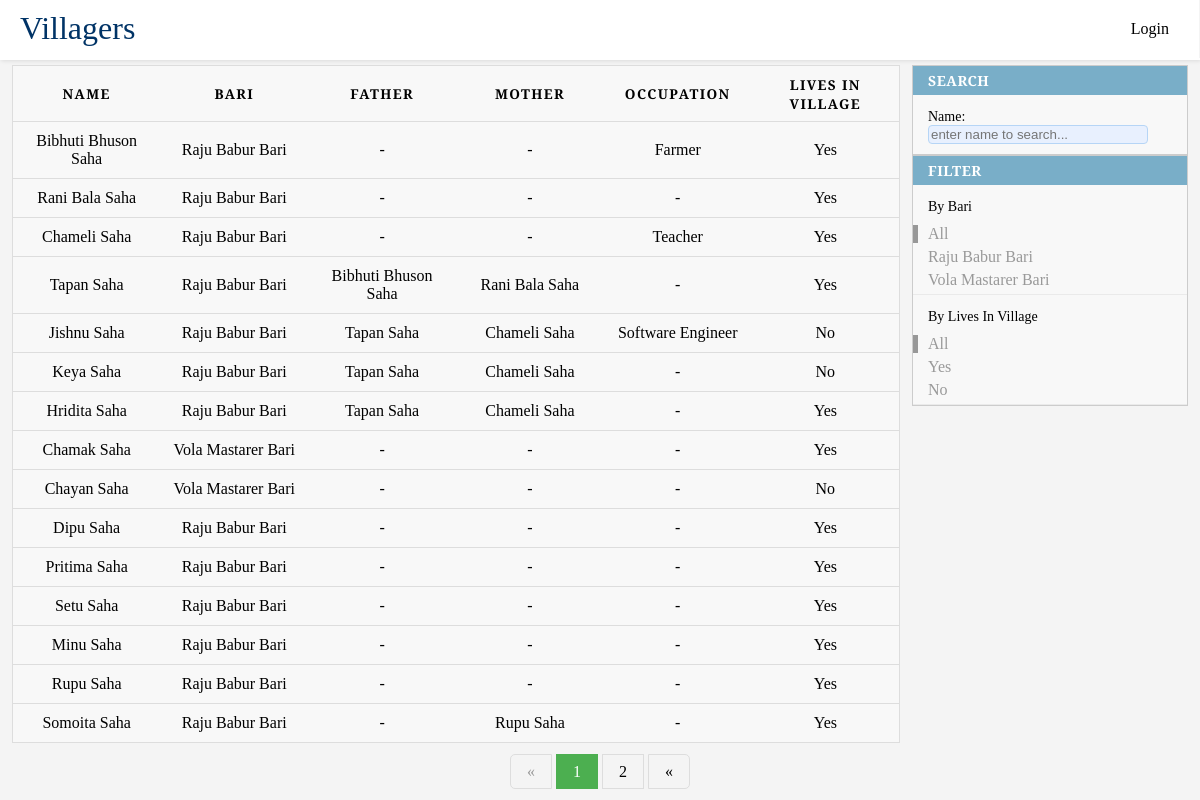
The page / on the database its author committed.
### villagers/models.py (models this page shows)
class Bari(models.Model):
    name = models.CharField(max_length=50, null=False, unique=True)
    def __str__(self):
        return self.name

class Villager(models.Model):
    name = models.CharField(max_length=50, blank=False, null=False, help_text='নাম')
    sex_option = (
        (None, ''),
        ('Male', 'Male'),
        ('Female', 'Female'),
    )
    sex = models.CharField(
        max_length=10,
        choices=sex_option,
        blank=False,
        default='',
        help_text='লিঙ্গ',
    )
    bari = models.ForeignKey('Bari', on_delete=models.SET_DEFAULT, default=None, help_text='বাড়ির নাম')
    father = models.ForeignKey('self', on_delete=models.SET_DEFAULT, default=None, blank=True, null=True,
                               related_name='father_name')
    mother = models.ForeignKey('self', on_delete=models.SET_DEFAULT, default=None, blank=True, null=True,
                               related_name="mother_name")
    grand_father = models.ForeignKey('self', on_delete=models.SET_DEFAULT, default=None, blank=True, null=True,
                                     related_name='grand_father_name')
    grand_mother = models.ForeignKey('self', on_delete=models.SET_DEFAULT, default=None, blank=True, null=True,
                                     related_name="grand_mother_name")
    highest_education = models.CharField(max_length=200, blank=True, null=True)
    highest_education_institute = models.CharField(max_length=100, blank=True, null=True)
    occupation = models.CharField(max_length=100, blank=True, null=True, help_text='পেশা')
    marital_status_option = (
        (None, ''),
        ('Married', 'Married'),
        ('Unmarried', 'Unmarried'),
    )
    marital_status = models.CharField(
        max_length=10,
        choices=marital_status_option,
        blank=False,
        default='',
        help_text='বৈবাহিক অবস্থা',
    )
    spouse = models.ForeignKey('self', on_delete=models.SET_DEFAULT, default=None, blank=True, null=True, help_text='স্বামী/স্ত্রী')
    lives_in_villager_option = (
        (None, ''),
        ('Yes', 'Yes'),
        ('No', 'No'),
    )
    lives_in_village = models.CharField(
        max_length=10,
        choices=lives_in_villager_option,
        blank=False,
        default='',
        help_text='বর্তমানে গ্রামে থাকেন?',
    )
    alive_option = (
        (None, ''),
        ('Alive', 'Alive'),
        ('Dead', 'Dead'),
    )
    alive = models.CharField(
        max_length=10,
        choices=alive_option,
        blank=False,
        default='',
        help_text='জীবিত আছেন?',
    )
    def __str__(self):
        return self.name
    def get_absolute_url(self):
        return reverse('villager-details', args=[str(self.id)])

### villagers/views.py (the view)
# urls.py: path('', index, name='villagers-list'),
def index(request):
    bari = request.GET.get('bari')
    lives_in_village = request.GET.get('lives_in_village')
    villager_list = Villager.objects.all().order_by('id')
    if bari:
        villager_list = villager_list.filter(bari__name=bari)
    if lives_in_village:
        villager_list = villager_list.filter(lives_in_village=lives_in_village)
    page = request.GET.get('page', 1)
    paginator = Paginator(villager_list, 15)
    try:
        villagers = paginator.page(page)
    except PageNotAnInteger:
        villagers = paginator.page(1)
    except EmptyPage:
        villagers = paginator.page(paginator.num_pages)
    bari_list = Bari.objects.all()
    lives_in_village_list = Villager.objects.values('lives_in_village').distinct()
    context = {
        'villager_list': villagers,
        'bari_list': bari_list,
        'lives_in_village_list': lives_in_village_list
    }
    return render(request, 'villagers/villagers_list.html', context=context)

### villagers/templatetags/villager_custom_template_tag.py (called while the page is built)
@register.simple_tag(takes_context=True)
def replace_query_parameter(context, field, value):
    dict_ = context['request'].GET.copy()
    dict_[field] = value
    return dict_.urlencode()

### villagers/templates/villagers/villagers_list.html (shortened to what this page needs)
{% extends 'base_generic.html' %}
{% load static %}
{% load villager_custom_template_tag %}
{% block content %}
    <link href="{% static 'villagers/css/option.css' %}" rel="stylesheet">
    <link href="{% static 'villagers/css/villager_table_list.css' %}" rel="stylesheet">
    <link href="{% static 'villagers/css/pagination.css' %}" rel="stylesheet">
    <div class="option">
        <div id="search">
            <h2>Search</h2>
            <h3>Name: <input type="text" id="name_search" placeholder="enter name to search..."></h3>
        </div>
        <div id="filter">
            <div id="filter_bari">
                <h2>Filter</h2>
                <h3> By Bari </h3>
                    <ul>
                        {% if request.GET.bari %}
                            <li>
                                <a href="?{% remove_query_parameter 'bari' %}">All </a>
                            </li>
                        {% else %}
                            <li class="selected">
                                <a href="{{ request.get_full_path }}">All </a>
                            </li>
                        {% endif %}
                        {% for bari in bari_list %}
                            {% if request.GET %}
                                {% if request.GET.bari %}
                                    {% if request.GET.bari == bari.name %}
                                        <li class="selected">
                                            <a href="{{ request.get_full_path }}">{{ bari.name }} </a>
                                        </li>
                                    {% else %}
                                        <li>
                                            <a href="?{% replace_query_parameter 'bari' bari.name %}">{{ bari.name }} </a>
                                        </li>
                                    {% endif %}
                                {% else %}
                                    <li>
                                        <a href="?{% replace_query_parameter 'bari' bari.name %}">{{ bari.name }}</a>
                                    </li>
                                {% endif %}
                            {% else %}
                                <li>
                                    <a href="?{% replace_query_parameter 'bari' bari.name %}">{{ bari.name }}</a>
                                </li>
                            {% endif %}
                        {% endfor %}
                    </ul>
            </div>
            <div id="filter_lives_in_village">
            <h3> By lives in village </h3>
                <ul>
                    {% if request.GET.lives_in_village %}
                        <li>
                            <a href="?{% remove_query_parameter 'lives_in_village' %}">All </a>
                        </li>
                    {% else %}
                        <li class="selected">
                            <a href="{{ request.get_full_path }}">All </a>
                        </li>
                    {% endif %}
                    {% for lives_in_village in lives_in_village_list %}
                        {% if request.GET %}
                            {% if request.GET.lives_in_village %}
                                {% if request.GET.lives_in_village == lives_in_village.lives_in_village %}
                                    <li class="selected">
                                        <a href="?{% replace_query_parameter 'lives_in_village' lives_in_village.lives_in_village %}">{{ lives_in_village.lives_in_village }} </a>
                                    </li>
                                {% else %}
                                    <li>
                                        <a href="?{% replace_query_parameter 'lives_in_village' lives_in_village.lives_in_village %}">{{ lives_in_village.lives_in_village }} </a>
                                    </li>
                                {% endif %}
                            {% else %}
                                <li>
                                    <a href="?{% replace_query_parameter 'lives_in_village' lives_in_village.lives_in_village %}">{{ lives_in_village.lives_in_village }} </a>
                                </li>
                            {% endif %}
                        {% else %}
                            <li>
                                <a href="?{% replace_query_parameter 'lives_in_village' lives_in_village.lives_in_village %}">{{ lives_in_village.lives_in_village }} </a>
                            </li>
                        {% endif %}
                    {% endfor %}
                </ul>
        </div>
        </div>
    </div>
    <table>
        <thead>
        <tr>
          <th scope="col">NAME</th>
          <th scope="col">BARI</th>
          <th scope="col">FATHER</th>
          <th scope="col">MOTHER</th>
          <th scope="col">OCCUPATION</th>
          <th scope="col">LIVES IN VILLAGE</th>
        </tr>
        </thead>
        <tbody id="tbody">
        {% for villager in villager_list %}
            <tr>
                <td data-label="NAME">
                    <a href="{{ villager.get_absolute_url }}" >{{ villager.name }} </a>
                </td>
                <td data-label="BARI">{{ villager.bari }}</td>
                <td data-label="FATHER">
                    {% if villager.father %}
                        <a href="{{ villager.father.get_absolute_url }}" >{{ villager.father }}</a>
                    {% else %}
                        -
                    {% endif %}
                </td>
                <td data-label="MOTHER">
                    {% if villager.mother %}
                        <a href="{{ villager.mother.get_absolute_url }}" >{{ villager.mother }}</a>
                    {% else %}
                        -
                    {% endif %}
                </td>
                <td data-label="OCCUPATION">
                    {% if villager.occupation  %}
                        {{ villager.occupation }}
                    {% else %}
                        -
                    {% endif %}
                </td>
                <td data-label="LIVES IN VILLAGE">
                    {{ villager.lives_in_village }}
                </td>
            </tr>
        {% endfor %}
        </tbody>
    </table>
    {% if villager_list.has_other_pages %}
        <div class="paginate">
            {% if villager_list.has_previous %}
                <a href="?{% replace_query_parameter 'page' villager_list.previous_page_number  %}">&laquo;</a>
            {% else %}
                <a class="inactive"><span>&laquo;</span></a>
            {% endif %}
            {% for i in villager_list.paginator.page_range %}
                {% if villager_list.number == i %}
                    <a class="active"><span>{{ i }}</span></a>
                {% else %}
                    <a href="?{% replace_query_parameter 'page' i  %}">{{ i }}</a>
                {% endif %}
            {% endfor %}
            {% if villager_list.has_next %}
                <a href="?{% replace_query_parameter 'page' villager_list.next_page_number  %}">&laquo;</a>
            {% else %}
                <a class="inactive"><span>&raquo;</span></a>
            {% endif %}
        </div>
    {% endif %}
{% endblock %}

### villagers/static/villagers/css/header.css (style rules this page uses)
body { margin: 0; font-family: 'Droid Serif', serif; background-color: #f4f4f4; }
a { color: #000; }

### villagers/static/villagers/css/option.css (style rules this page uses)
.option { width: 23%; right: 0; height: calc(100% - 65px); margin-right: 1%; text-transform: capitalize; position: fixed; top: inherit; overflow-y:auto; overflow-x:hidden; }
.option > div { border: 1px solid #ccc; background-color: #f8f8f8; }
.option > div > div { border-bottom: 1px solid #eaeaea; }
.option h2 { font-size: 14px; text-transform: uppercase; letter-spacing: 0.5px; padding: 5px 15px; margin-bottom: 12px; border-bottom: none; background: #79aec8; color: #fff; margin-top: 0; }
.option h3 { font-weight: 400; font-size: 14px; padding: 0 15px; margin-bottom: 10px; }
.option ul { margin: 5px 0; padding-left: 15px ; }
.option li { list-style-type: none; margin: 5px 0 0 0; padding-left: 0; }
.option li.selected { border-left: 5px solid #989898; padding-left: 10px; margin-left: -15px; }
.option a { display: block; color: #999; text-overflow: ellipsis; overflow-x: hidden; text-decoration: none; }
.option input { width: 90%; box-sizing: border-box; border: 1px solid #b6d5f6; border-radius: 4px; background: rgb(232,240,254); }

### villagers/static/villagers/css/villager_table_list.css (style rules this page uses)
table { border: 1px solid #ccc; border-collapse: collapse; margin-left: 1%; padding: 0; width: 74%; table-layout: fixed; margin-top: 2%; }
table tr { background-color: #f8f8f8; border: 1px solid #ddd; padding: .35em; }
table th, table td { padding: .625em; text-align: center; }
table td a { text-decoration: none; }
table th { font-size: .85em; letter-spacing: .1em; text-transform: uppercase; position: sticky; top: 60px; background-color: #f8f8f8; }

### villagers/static/villagers/css/pagination.css (style rules this page uses)
.paginate { margin-top: 20px; text-align: center; }
.paginate a { color: black; padding: 8px 16px; text-decoration: none; border: 1px solid #ddd; }
.paginate a.active { background-color: #4CAF50; color: white; border: 1px solid #4CAF50; }
.paginate a.inactive { color: #999; }
.paginate a:first-child { border-top-left-radius: 5px; border-bottom-left-radius: 5px; }
.paginate a:last-child { border-top-right-radius: 5px; border-bottom-right-radius: 5px; }

### rows shown on the page
Bari: name "Raju Babur Bari"
Bari: name "Vola Mastarer Bari"
Villager: name "Bibhuti Bhuson Saha", bari "Raju Babur Bari", occupation "Farmer", lives_in_village "Yes"
Villager: name "Rani Bala Saha", bari "Raju Babur Bari", lives_in_village "Yes"
Villager: name "Chameli Saha", bari "Raju Babur Bari", occupation "Teacher", lives_in_village "Yes"
Villager: name "Tapan Saha", bari "Raju Babur Bari", father "Bibhuti Bhuson Saha", mother "Rani Bala Saha", lives_in_village "Yes"
Villager: name "Jishnu Saha", bari "Raju Babur Bari", father "Tapan Saha", mother "Chameli Saha", occupation "Software Engineer", lives_in_village "No"
Villager: name "Keya Saha", bari "Raju Babur Bari", father "Tapan Saha", mother "Chameli Saha", lives_in_village "No"
Villager: name "Hridita Saha", bari "Raju Babur Bari", father "Tapan Saha", mother "Chameli Saha", lives_in_village "Yes"
Villager: name "Chamak Saha", bari "Vola Mastarer Bari", lives_in_village "Yes"
Villager: name "Chayan Saha", bari "Vola Mastarer Bari", lives_in_village "No"
Villager: name "Dipu Saha", bari "Raju Babur Bari", lives_in_village "Yes"
Villager: name "Pritima Saha", bari "Raju Babur Bari", lives_in_village "Yes"
Villager: name "Setu Saha", bari "Raju Babur Bari", lives_in_village "Yes"
Villager: name "Minu Saha", bari "Raju Babur Bari", lives_in_village "Yes"
Villager: name "Rupu Saha", bari "Raju Babur Bari", lives_in_village "Yes"
Villager: name "Somoita Saha", bari "Raju Babur Bari", mother "Rupu Saha", lives_in_village "Yes"

### other values the page prints
{{ lives_in_village.lives_in_village }} "Yes" "No"
{{ i }} "1"
{{ i }} "2"
